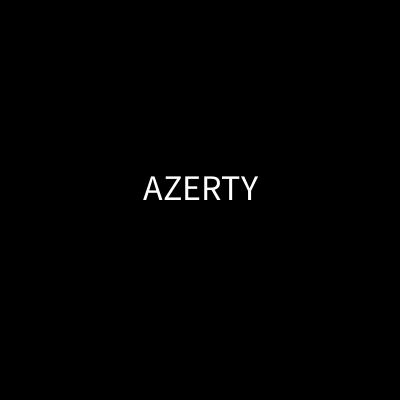
Frame 1 (no input)
Frame 60 (the mouse pressed at the canvas centre just before this capture): identical to frame 1, image omitted
Frame 120 (the mouse held since frame 60 and released just before this capture): identical to frame 1, image omitted

The Processing sketch that drew this single still picture (run headless with seeded random() and noise(); from frame 60 on, the mouse is pressed at the canvas centre):

// Processing sketch: Util_1_b_keyPressed_text
// ── Util_1_b_keyPressed_text.pde
void setup() {
  size(400,400) ;
}

String letter = "AZERTY" ;
void draw() {
  background(0) ;
  textAlign(CENTER) ;
  textSize(36) ;
  text(letter, width/2, height/2) ;
}

void keyPressed() {
  if(key == 'a') letter = "A" ;
  else if(key == 'z') letter = "Z" ;
  else if(key == 'e') letter = "E" ;
  else if(key == 'r') letter = "R" ;
  else if(key == 't') letter = "T" ;
  else if(key == 'y') letter = "Y" ;
}
